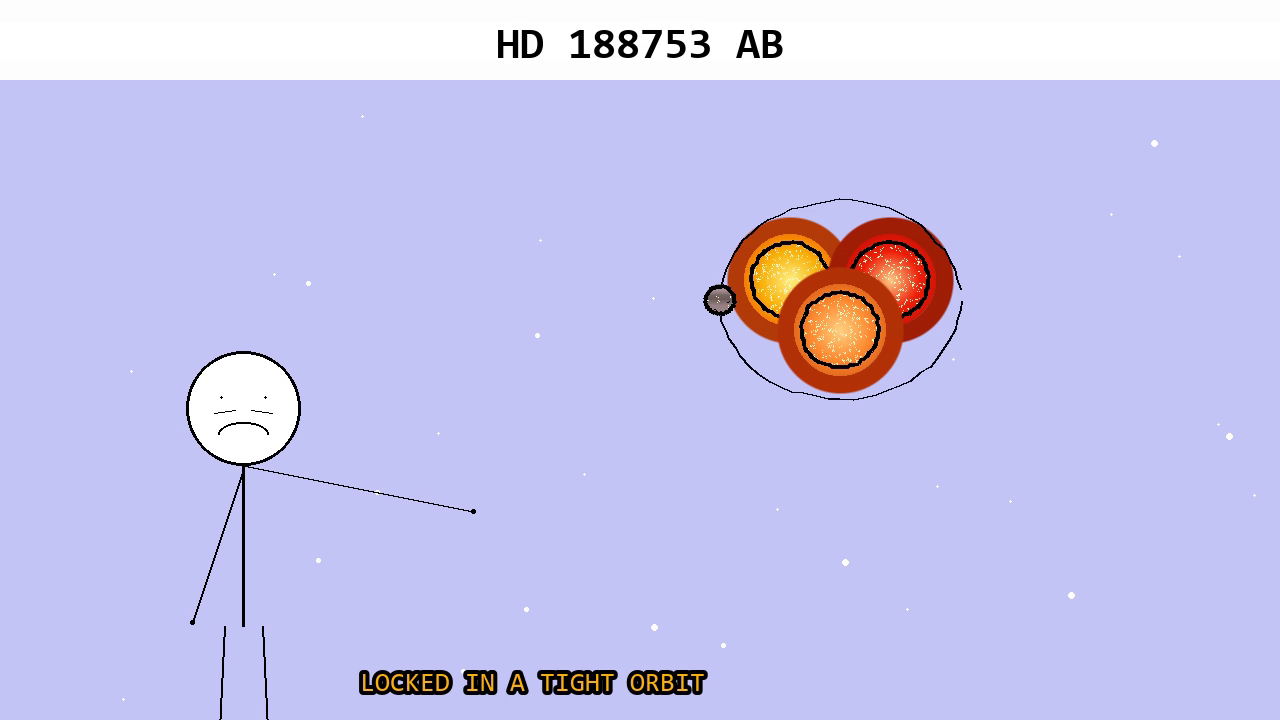
#> input picture work/study/ours/o_20.png, 1280 x 720 px, given in place of ref_s1_5.png, which was not available
$ python stroke_cmp.py
#> lines starting #> are read from the running program, lines starting #| are printed output that depends on the picture; after the words box and inside, x2 and y2 are one past the last pixel; in counts of white or black regions, pixels touching at a corner belong together; pictures that were not available may be replaced by others from this repository, and a replacement may not be noted
from PIL import Image
import numpy as np
def ridge_strokes(p, y0,y1):
#> called with p = 'work/study/ref_s1_5.png', y0 = 300, y1 = 360
    a=np.asarray(Image.open(p).convert('RGB')).astype(int)
    dark=(a.sum(axis=2)<220)
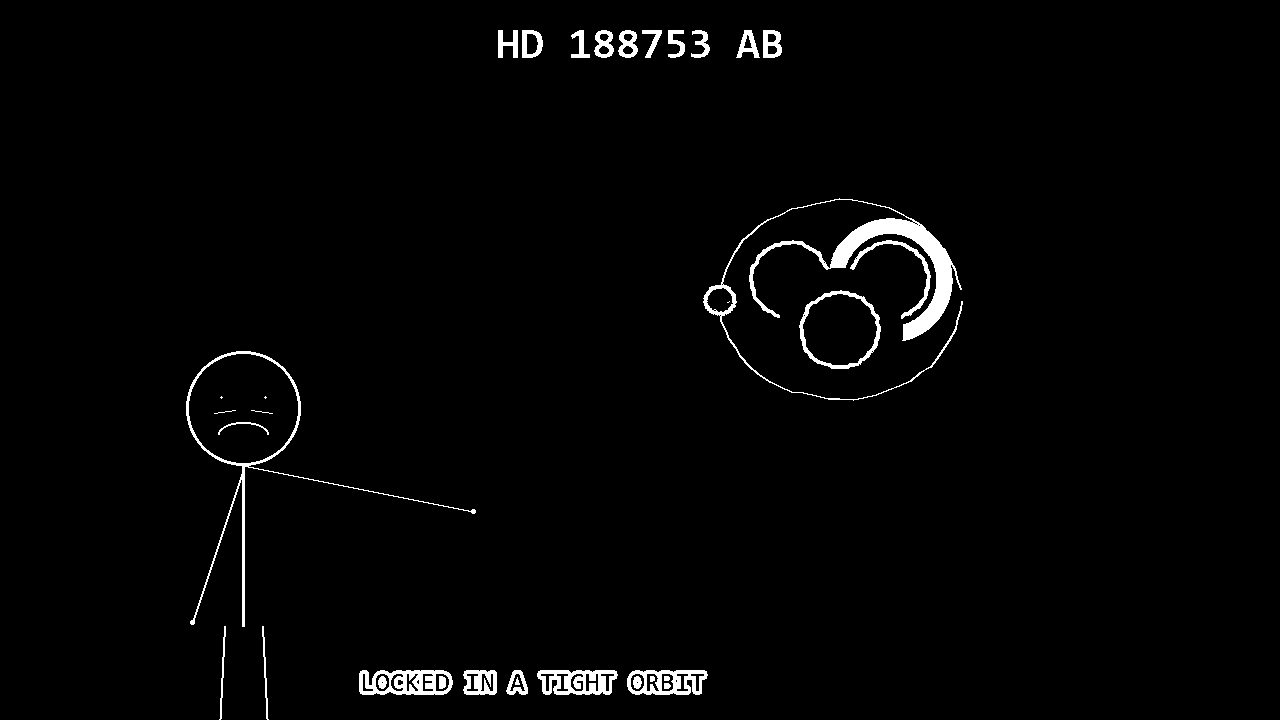
#> dark: shape (720, 1280) bool; 1.9% white; 34 white regions (3 under 20 px), largest, box (x1, y1, x2, y2) and area: (703, 198, 963, 401) 5691, (186, 351, 476, 627) 2106, (359, 670, 453, 695) 1442
    runs=[]
    for y in range(y0,y1):
        xs=np.where(dark[y])[0]
        if not len(xs): continue
        grp=[];s=xs[0];pv=xs[0]
        for x in xs[1:]:
            if x>pv+2: grp.append((s,pv)); s=x
            pv=x
        grp.append((s,pv))
        runs += [g[1]-g[0]+1 for g in grp]
#> this loop made 60 passes
#> runs on passes 1 to 2: [3, 4, 5, 5, 5, 5, 17], [3, 4, 5, 5, 5, 5, 17, 5, 1, 5, 5, 8, 5, 5, 18, 2]
#> after the loop, runs = 349 values, max 33 at index 308, min 1 at index 8, mean 6.46
    return sorted(runs)
for p in ('work/study/ref_s1_5.png','work/study/ours/o_5.png'):
    r=ridge_strokes(p, 300, 360)
#> r = 349 values from 1 to 33
    if r:
        import numpy as np
        print(f"{p:38s} n={len(r):4d} median={np.median(r):5.1f} p90={np.percentile(r,90):5.1f} max={max(r)}")
#| work/study/ref_s1_5.png                n= 349 median=  4.0 p90= 18.0 max=33
    else:
        print(f"{p:38s} NO dark strokes found in band")
#> pass 2 of the loop `for p in ('work/study/ref_s1_5.png','work/study/ours/o_5.png'):`:
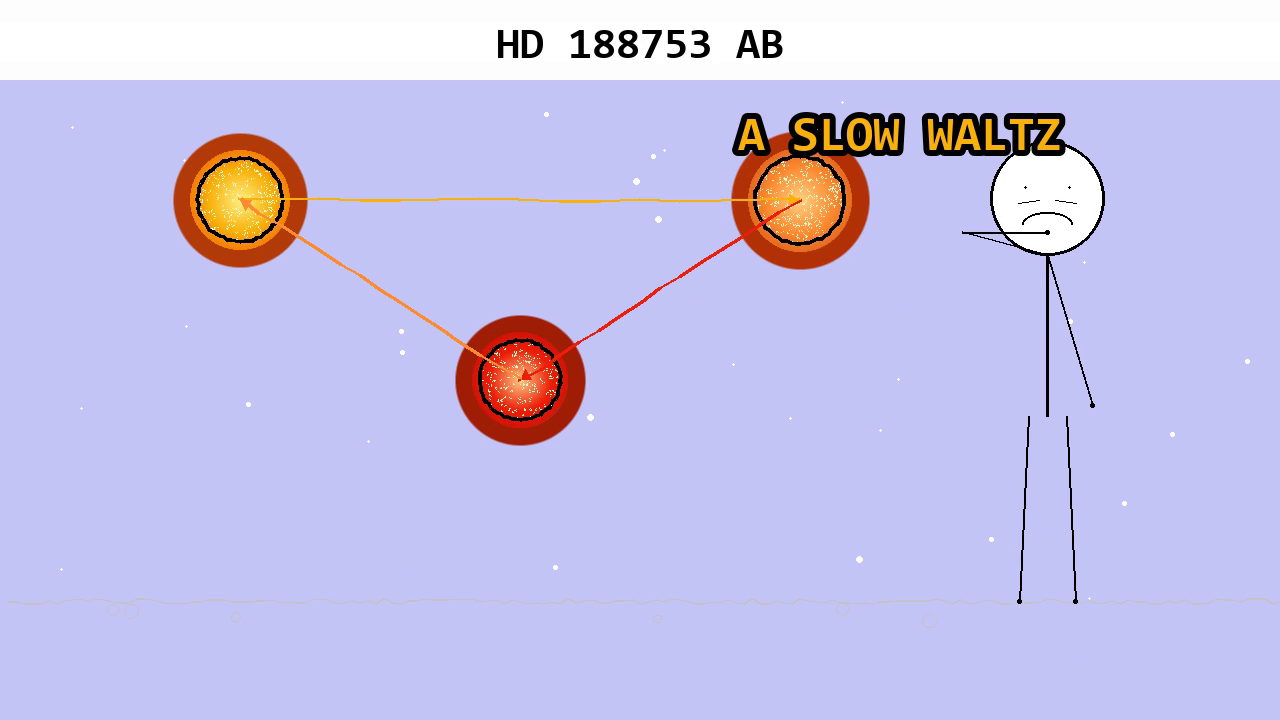
#> input picture work/study/ours/o_5.png, 1280 x 720 px, found by its file name
#> in ridge_strokes (call 2), `dark=(a.sum(axis=2)<220)`:
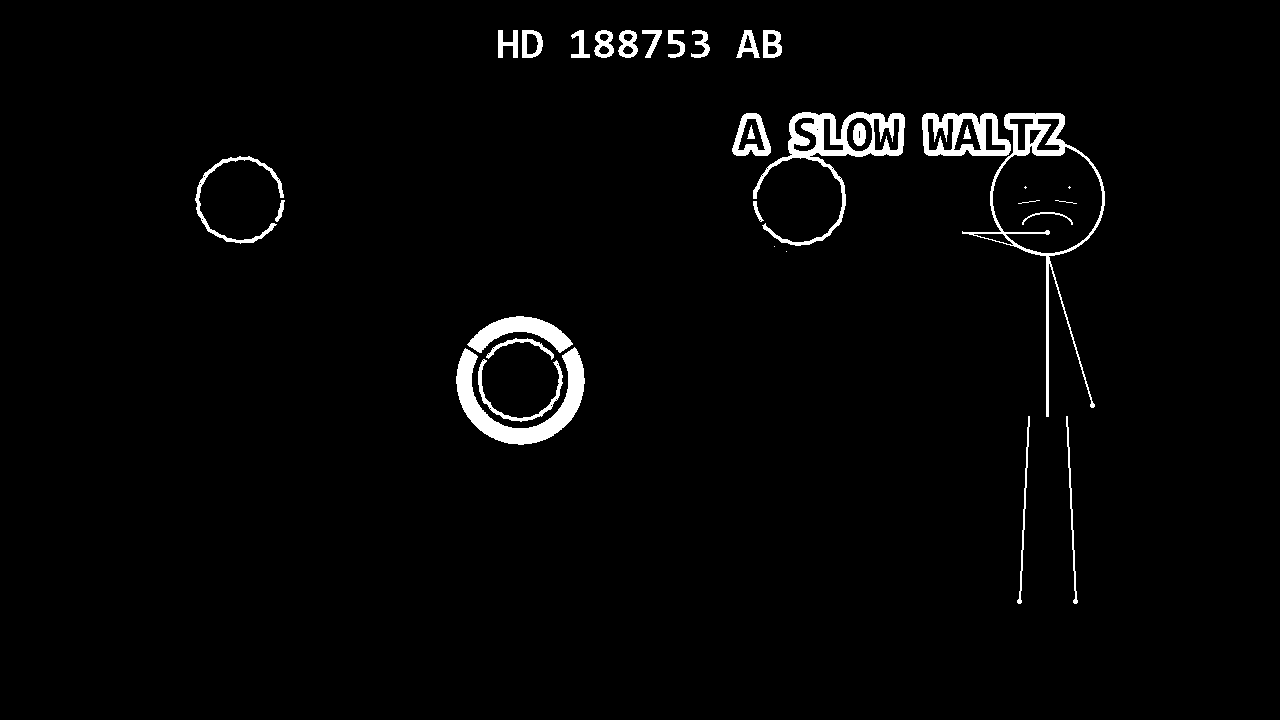
#> dark: shape (720, 1280) bool; 2.4% white; 33 white regions (4 under 20 px), largest, box (x1, y1, x2, y2) and area: (456, 347, 585, 445) 3822, (753, 112, 905, 246) 3756, (962, 113, 1105, 417) 3390
#> the loop in ridge_strokes (call 2), `for y in range(y0,y1):` made 60 passes
#> after the loop in ridge_strokes (call 2), `for y in range(y0,y1):`: runs = 245 values, max 83 at index 77, min 1 at index 1, mean 10.71
#> r = 245 values from 1 to 83
#| work/study/ours/o_5.png                n= 245 median=  3.0 p90= 27.0 max=83
